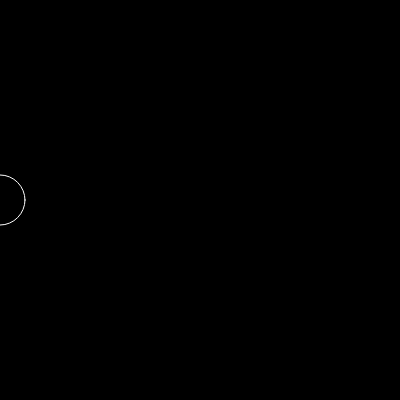
Frame 1 (no input)
Frame 60 (no input): identical to frame 1, image omitted
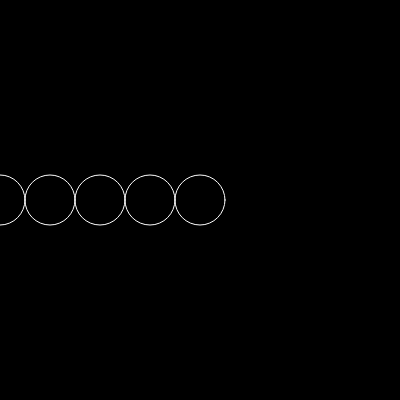
Frame 120 (the mouse pressed at the canvas centre since frame 60)

The p5.js sketch that drew these frames (run headless with seeded random() and noise() and a simulated clock; from frame 60 on, the mouse is pressed at the canvas centre):

// p5.js sketch
// ── sketch.js
function setup() {
  createCanvas(400, 400);
}

function draw() {
  background(0);

  stroke(255);
  noFill();

  for (let x = 0; x <= mouseX; x += 50) {
    ellipse(x, 200, 50);
  }

  //ellipse(200, 200, 50);
  //ellipse(250, 200, 50);
}
